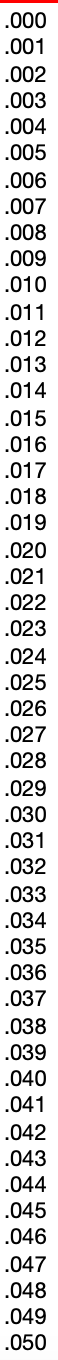
#> input picture annotated_image0.png, 58 x 1360 px
$ python -i read_svm.py   (imports and definitions only)
#> lines starting #> are read from the running program, lines starting #| are printed output that depends on the picture; after the words box and inside, x2 and y2 are one past the last pixel; in counts of white or black regions, pixels touching at a corner belong together
import cv2
import joblib
import numpy as np
import os
import xml.etree.ElementTree as ET
from PIL import Image


def create_annotation(image_path, object_name, xmin, ymin, xmax, ymax, width, height):
    # create annotation element
    annotation = ET.Element("annotation")

    # create sub elements
    folder = ET.SubElement(annotation, "folder")
    folder.text = os.path.dirname(image_path)

    filename = ET.SubElement(annotation, "filename")
    filename.text = os.path.basename(image_path)

    path = ET.SubElement(annotation, "path")
    path.text = image_path

    source = ET.SubElement(annotation, "source")
    database = ET.SubElement(source, "database")
    database.text = "Unknown"

    size = ET.SubElement(annotation, "size")
    w = ET.SubElement(size, "width")
    w.text = str(width)
    h = ET.SubElement(size, "height")
    h.text = str(height)
    d = ET.SubElement(size, "depth")
    d.text = "3"

    segmented = ET.SubElement(annotation, "segmented")
    segmented.text = "0"

    # create object element
    obj = ET.SubElement(annotation, "object")
    name = ET.SubElement(obj, "name")
    name.text = object_name
    pose = ET.SubElement(obj, "pose")
    pose.text = "Unspecified"
    truncated = ET.SubElement(obj, "truncated")
    truncated.text = "0"
    difficult = ET.SubElement(obj, "difficult")
    difficult.text = "0"
    bndbox = ET.SubElement(obj, "bndbox")
    xmin_element = ET.SubElement(bndbox, "xmin")
    xmin_element.text = str(xmin)
    ymin_element = ET.SubElement(bndbox, "ymin")
    ymin_element.text = str(ymin)
    xmax_element = ET.SubElement(bndbox, "xmax")
    xmax_element.text = str(xmax)
    ymax_element = ET.SubElement(bndbox, "ymax")
    ymax_element.text = str(ymax)

    # create an ElementTree object
    tree = ET.ElementTree(annotation)

    # write the annotation to file
    annotation_dir = "./read-annotations"
    annotation_path = os.path.join(annotation_dir, os.path.splitext(os.path.basename(image_path))[0] + ".xml")
    tree.write(annotation_path)

    return annotation_path


# [85 lines left out: functions extract_features, extract_labels, extract_data, not called in this run]


def draw_image(image_path):
#> called with image_path = 'annotated_image0.png'
    image = cv2.imread(image_path)
#> image is the input picture: shape (1360, 58, 3); mean B, G, R 216.2, 216.2, 216.7

    # Convert the image to grayscale
    gray = cv2.cvtColor(image, cv2.COLOR_BGR2GRAY)

    # Apply Otsu's thresholding
    ret, thresh = cv2.threshold(gray, 0, 255, cv2.THRESH_BINARY_INV + cv2.THRESH_OTSU)
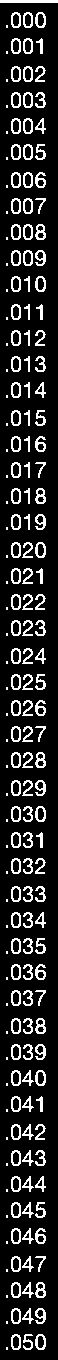
#> thresh: shape (1360, 58); 15.5% white in thin lines or dots
#> ret = 140

    # Find contours in the binary image
    contours, hierarchy = cv2.findContours(thresh, cv2.RETR_EXTERNAL, cv2.CHAIN_APPROX_SIMPLE)
#> contours = 205 contours, 51 with area under 20; largest, box (x1, y1, x2, y2) and area: (35, 1334, 46, 1350) 130, (35, 1070, 46, 1086) 130, (35, 806, 46, 822) 130, (35, 542, 46, 558) 130, (35, 276, 46, 292) 130

    # Extract the regions of the image containing text
    text_regions = []
    for contour in contours:
        x, y, w, h = cv2.boundingRect(contour)
        text_regions.append(image[y:y+h, x:x+w])
#> this loop made 205 passes
#> (x, y, w, h) on passes 2 to 4: (35, 1334, 11, 16), (23, 1334, 10, 16), (11, 1334, 10, 16)
#> after the loop, text_regions = 205 items

    # Process each text region with your OCR model
    for i, region in enumerate(text_regions):
        # Use your SVM OCR trained model to predict the labels for this region
        # labels = svm_model.predict(region)

        # Draw a rectangle around the text region
        contour = contours[i]
        if len(contour) >= 4:
            x, y, w, h = cv2.boundingRect(contour)
            cv2.rectangle(image, (x, y), (x+w, y+h), (0, 255, 0), 2)

            # Create annotation file for this object
            object_name = "text_region"  # replace with appropriate object name
            annotation = create_annotation(image_path, object_name, x, y, x+w, y+h, image.shape[1], image.shape[0])
            print(annotation)
#> this loop made 205 passes
#> (contour, x, y) on passes 1, 5, 9, 13, 17, 21, 25, 29, 33, 37, 41: ([[6, 1347], [6, 1349], [7, 1349], [7, 1347]], 6, 1347), ([[6, 1321], [6, 1323], [7, 1323], [7, 1321]], 6, 1321), ([[6, 1295], [6, 1297], [7, 1297], [7, 1295]], 6, 1295), ([[6, 1269], [6, 1271], [7, 1271], [7, 1269]], 6, 1269), ([[6, 1241], [6, 1243], [7, 1243], [7, 1241]], 6, 1241), ([[6, 1215], [6, 1217], [7, 1217], [7, 1215]], 6, 1215), ([[6, 1189], [6, 1191], [7, 1191], [7, 1189]], 6, 1189), ([[6, 1163], [6, 1165], [7, 1165], [7, 1163]], 6, 1163), ([[6, 1137], [6, 1139], [7, 1139], [7, 1137]], 6, 1137), ([[6, 1109], [6, 1111], [7, 1111], [7, 1109]], 6, 1109), ([[6, 1083], [6, 1085], [7, 1085], [7, 1083]], 6, 1083)
#> (x, y) on passes 2, 3, 4, 6, 7, 8: (35, 1334), (23, 1334), (11, 1334), (35, 1308), (22, 1308), (11, 1308)
#| ./read-annotations/annotated_image0.xml
#| ./read-annotations/annotated_image0.xml
#| ./read-annotations/annotated_image0.xml
#| ./read-annotations/annotated_image0.xml
#| ./read-annotations/annotated_image0.xml
#| ./read-annotations/annotated_image0.xml
#| ./read-annotations/annotated_image0.xml
#| ./read-annotations/annotated_image0.xml
#> (further printed lines are left out)
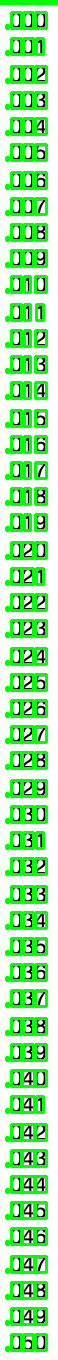
#> image: shape (1360, 58, 3); mean B, G, R 162.2, 237.1, 162.2

            # Add the predicted labels as text within the rectangle
            # label_text = ''.join(labels)
            # cv2.putText(image, label_text, (x, y-10), cv2.FONT_HERSHEY_SIMPLEX, 0.8, (0, 255, 0), 2)

    # Display the image with text regions and labels
    cv2.imshow("Text Regions with Labels", image)
    cv2.waitKey(0)
    cv2.destroyAllWindows()


# [1 line not run here, left out]
# Load the image
image_path = "./assets/labeled-images/jazz-chisholm-jr.png"

# [1 line not run here, left out]

>>> result = draw_image('annotated_image0.png')
